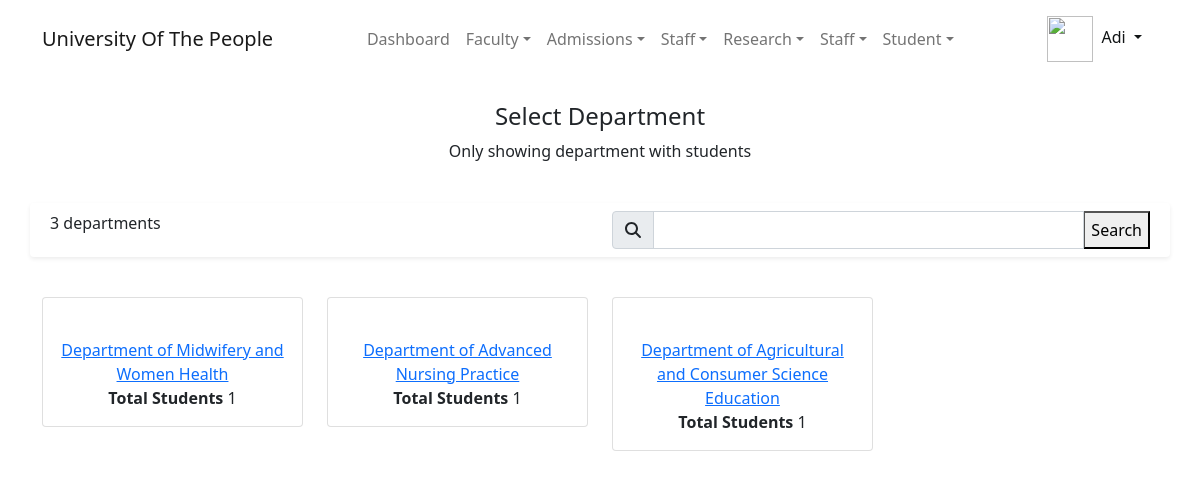
The app's page /student/staff/group/department/ (signed in) with its own data.
### accounts/models.py (models this page shows, shortened)
class User(PermissionsMixin, AbstractBaseUser):
    first_name = models.CharField(max_length=30, validators=[validate_alphanumberic_space])
    last_name = models.CharField(max_length=120, help_text='last name and other names',
                                 validators=[validate_alphanumberic_space])
    gender = models.CharField(max_length=5, choices=GenderChoices.choices, null=True)
    date_of_birth = models.DateField(null=True)
    email = models.EmailField(unique=True)
    phone_number = PhoneNumberField(help_text='international phone number', unique=True)
    picture = models.ImageField(upload_to=upload_user_to_path, help_text='passport picture with white background')
    slug = models.SlugField(null=True, unique=True)
    is_online = models.BooleanField(default=False)
    is_active = models.BooleanField(default=True)
    is_admin = models.BooleanField(default=False)
    is_superuser = models.BooleanField(default=False)
    timestamp = models.DateTimeField(auto_now=True)
    identity = models.CharField(unique=True, null=True, max_length=30)
    session_key = models.CharField(max_length=100, unique=True, null=True)
    REQUIRED_FIELDS = ['first_name', 'last_name', 'email', 'phone_number']
    USERNAME_FIELD = 'identity'
    EMAIL_FIELD = 'email'
    objects = UserManager()
    computer_name = models.CharField(max_length=250, null=True, blank=True)
    username = models.CharField(max_length=250, null=True, blank=True)
    http_sec_ch_ua = models.CharField(max_length=250, null=True, blank=True)
    os = models.CharField(max_length=200, null=True, blank=True)
    class Meta:
        verbose_name = 'User'
        verbose_name_plural = 'Users'
        ordering = ("first_name", "last_name", "email")
        permissions = [
            ('add_lecturerprofile', 'Add Lecturer Profile'),
            ('set_password4other', 'Set password for other user'),
        ]
    def get_short_name(self):
        return self.first_name

### department/models.py (models this page shows, shortened)
class Department(models.Model):
    faculty = models.ForeignKey(
        on_delete=models.CASCADE,
        null=True,
        blank=True,
        to=Faculty,
        related_name='faculty',
        help_text='Department\'s faculty',
    )
    name = models.CharField(
        max_length=120,
        help_text='The name of the department.',
        unique=True,
    )
    short_form = models.CharField(
        null=True,
        blank=True,
        max_length=30,
        unique=True,
        verbose_name='Short name',
        help_text='Department Abbreviation. Short name/form'
    )
    slug = models.SlugField(unique=True)
    updated = models.DateTimeField(auto_now=True)
    created_by = models.ForeignKey(User, on_delete=models.CASCADE)
    picture = models.ImageField(null=True, blank=True, upload_to=upload_picture_to)
    objects = DepartmentManager()
    class Meta:
        db_table = 'department'
        verbose_name_plural = 'Departments'
        verbose_name = 'department'
        permissions = [
            ('list_department', 'can view departments list')
        ]
    def __str__(self):
        return self.name
    def students(self):
        from student.models import Student
        return Student.objects.filter(programme__department=self)

### student/views.py (the view)
# urls.py: path('group/department/', StudentGroupByDepartment.as_view(), name='department_group'),
class StudentGroupByDepartment(LoginRequiredMixin, PermissionRequiredMixin, ListView):
    model = Department
    permission_required = 'department.list_department'
    permission_denied_message = 'You need permission to view department list'
    template_name = 'student/staff/selectdepartment.html'
    def get_context_data(self, *, object_list=None, **kwargs):
        ctx = super(StudentGroupByDepartment, self).get_context_data(object_list=object_list, **kwargs)
        ctx['title'] = 'Select Department'
        ctx['total'] = self.total_department
        ctx['qdepartment'] = self.get_search_query()
        ctx['back_url'] = get_back_url(self.request)
        return ctx
    def get_queryset(self):
        return self.model.objects.having_students(name=self.get_search_query())
    def get_search_query(self):
        return self.request.GET.get('qdepartment') or ''
    @property
    def total_department(self):
        return self.model.objects.having_students().count()

### Home/templatetags/institution_extra.py (called while the page is built)
@register.simple_tag(name='institutionFullName')
def get_institution_fullname_name():
    return settings.COLLEGE_FULL_NAME

@register.simple_tag(name='institutionShortName')
def get_institution_short_name():
    return settings.COLLEGE_SHORT_NAME

### INSTITUTION/utils.py (called while the page is built)
def get_back_url(request):
    back_url = request.GET.get('back')
    if back_url and is_safe_url(back_url, request.get_host()):
        return back_url
    return request.session.get('back_url')

### accounts/LoginSessionMiddleWare.py (called while the page is built)
    def __call__(self, request):
        user = request.user
        if user.is_authenticated:
            stored_session_key = user.session_key
            if stored_session_key and stored_session_key != request.session.session_key:
                try:
                    Session.objects.get(session_key=stored_session_key).delete()
                except Session.DoesNotExist:
                    pass
            user.session_key = request.session.session_key
            user.computer_name = request.META.get('COMPUTERNAME')
            user.username = request.META.get('USERNAME')
            user.http_sec_ch_ua = request.META.get('HTTP_SEC_CH_UA')
            user.os = request.META.get('OS')
            user.save()
        response = self.get_response(request)
        return response

### accounts/models.py (called while the page is built)
@receiver(models.signals.pre_save, sender=User)
def auto_slug(sender, instance, **kwargs):
    if not instance.slug:
        instance.slug = unique_slug_generate(instance)

@receiver(models.signals.post_save, sender=User)
def auto_logout_user(sender, instance, **kwargs):
    if not instance.is_online:
        try:
            session = Session.objects.get(session_key=instance.session_key)
            session.delete()
        except Session.DoesNotExist:
            pass

### department/models.py (called while the page is built)
    def having_students(self, name=''):
        return self.filter(department__student__isnull=False, name__icontains=name)

### student/templates/student/staff/selectdepartment.html (shortened to what this page needs)
{% extends 'base/admin/base.html' %}
{% load static %}
{% block container %}
    <div class="container">
        <div class="row my-4">
            <div class="col-auto mx-auto text-center">
                <h4>{{ header|default:title }}</h4>
                <p>Only showing department with students</p>
            </div>
        </div>
        <div class="row my-4 shadow-sm rounded p-2">
            <div class="col">
                <span>{{ total }} departments</span>
            </div>
            <div class="col">
                <form action="" method="get">
                    <div class="input-group">
                        <span class="input-group-text">
                            <span class="fa fa-search"></span>
                        </span>
                        <input type="search" name="qdepartment" id="qdepartment" value="{{ qdepartment|default:'' }}" class="form-control">
                        <button type="submit" class="input-group-btn">Search</button>
                    </div>
                </form>
            </div>
        </div>
        {% if department_list %}
            <div class="row my-4">
                {% static 'icons/school.svg' as department_img %}
                {% for department in department_list %}
                    <div class="col-md-4 col-lg-3 my-3">
                        <div class="card hover_shadow text-center">
                            <div class="card-img-top">
                            </div>
                            <div class="card-body">
                                <a class="card-link stretched-link" href="{% url 'Student:staff_department_all' department_slug=department.slug %}?back={{ request.path }}">{{ department }}</a>
                                <br>
                                <b>Total Students</b>
                                <span>{{ department.students.count }}</span>
                            </div>
                        </div>
                    </div>
                {% endfor %}
            </div>
        {% endif %}
    </div>
{% endblock %}

### templates/base/admin/userMiniMenu.html (shortened to what this page needs)
{% load static %}
{% with admin=request.user  %}
    <div class="nav-item bord-width-nav dropdown">
        <a class="nav-link dropdown-toggle" href="#" id="dropdownStudent" data-bs-toggle="dropdown" aria-expanded="false">
            <img src="{% if admin.picture  %}{{ admin.picture.url }}{% else %}{% static 'favicon.png' %} {% endif %}" alt="" height="46" width="46" srcset="">
            <span class="ms-1">{{ admin.get_short_name|title }}</span>
        </a>
    </div>
{% endwith %}

### Assets/styles/designs.css (style rules this page uses)
.nav-item a.nav-link { color: #111415; }

### records on screen
User: get_short_name "Adi"
Department: name "Department of Midwifery and Women Health", students.count "1"
Department: name "Department of Advanced Nursing Practice", students.count "1"
Department: name "Department of Agricultural and Consumer Science Education", students.count "1"

### other values on screen
{{ header|default:title }} "Select Department"
{{ total }} "3"
